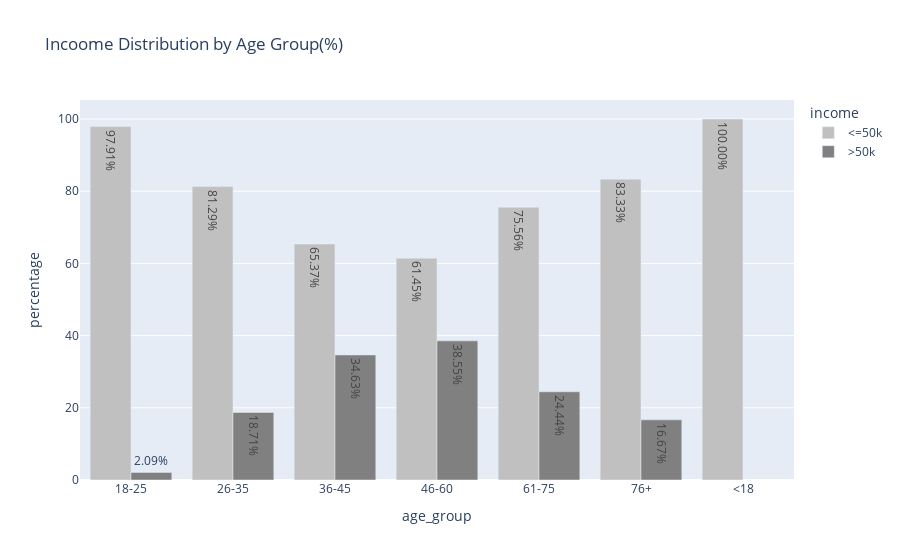

The code cell stored with this chart in its notebook:
### Code cell
fig = px.bar(
    adult_df_income_age,
    x = 'age_group',
    y = 'percentage',
    color = 'income',
    title='Incoome Distribution by Age Group(%)',
    barmode='group',
    color_discrete_sequence=['#C0C0C0', '#808080'],
    text='percentage'
)
fig.update_traces(texttemplate = '%{text:.2f}%')
fig.show()

### Figure 1 — Plotly figure (JSON) as saved in the notebook; plotly's stock layout.template omitted (floating-point values rounded to 4 significant figures)
{"data": [{"alignmentgroup": "True", "hovertemplate": "income=<=50k<br>age_group=%{x}<br>percentage=%{text}<extra></extra>", "legendgroup": "<=50k", "marker": {"color": "#C0C0C0", "pattern": {"shape": ""}}, "name": "<=50k", "offsetgroup": "<=50k", "orientation": "v", "showlegend": true, "text": [97.91, 81.29, 65.37, 61.45, 75.56, 83.33, 100.0], "textposition": "auto", "texttemplate": "%{text:.2f}%", "type": "bar", "x": ["18-25", "26-35", "36-45", "46-60", "61-75", "76+", "<18"], "xaxis": "x", "y": [97.91, 81.29, 65.37, 61.45, 75.56, 83.33, 100.0], "yaxis": "y"}, {"alignmentgroup": "True", "hovertemplate": "income=>50k<br>age_group=%{x}<br>percentage=%{text}<extra></extra>", "legendgroup": ">50k", "marker": {"color": "#808080", "pattern": {"shape": ""}}, "name": ">50k", "offsetgroup": ">50k", "orientation": "v", "showlegend": true, "text": [2.093, 18.71, 34.63, 38.55, 24.44, 16.67], "textposition": "auto", "texttemplate": "%{text:.2f}%", "type": "bar", "x": ["18-25", "26-35", "36-45", "46-60", "61-75", "76+"], "xaxis": "x", "y": [2.093, 18.71, 34.63, 38.55, 24.44, 16.67], "yaxis": "y"}], "layout": {"autosize": true, "barmode": "group", "legend": {"title": {"text": "income"}, "tracegroupgap": 0}, "title": {"text": "Incoome Distribution by Age Group(%)"}, "xaxis": {"anchor": "y", "autorange": true, "domain": [0, 1], "range": [-0.5, 6.5], "title": {"text": "age_group"}, "type": "category"}, "yaxis": {"anchor": "x", "autorange": true, "domain": [0, 1], "range": [0, 105.3], "title": {"text": "percentage"}, "type": "linear"}}}
